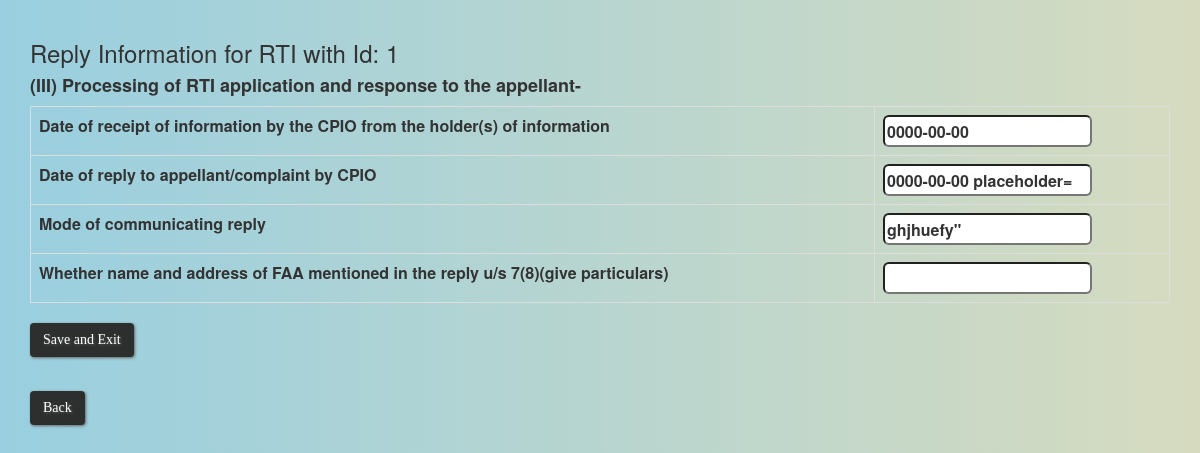
The app's page /reply_to_appelant.php?id=1 (signed in), older data.
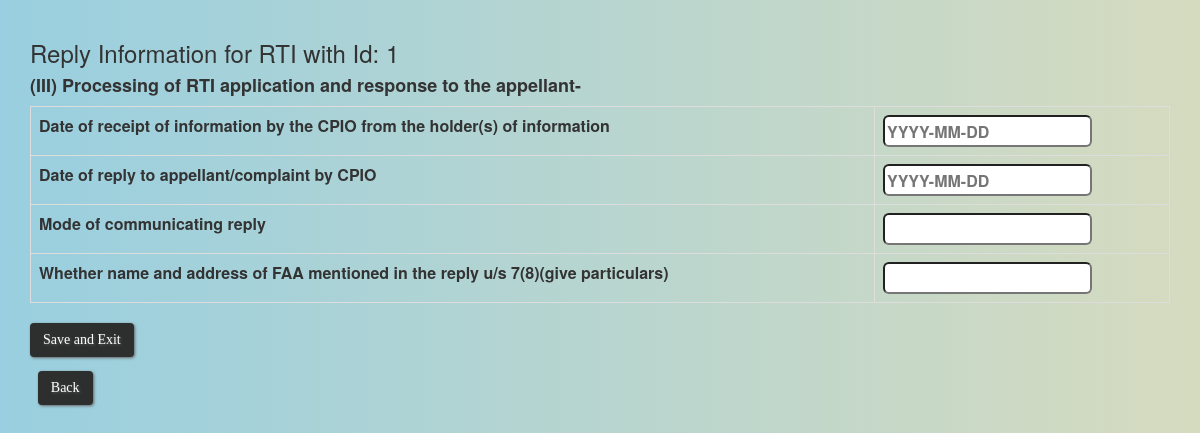
The same page, newer data.
### tables this page shows
CREATE TABLE `info_about_reply` (
  `id` int(11) NOT NULL,
  `holder_receipt_date` date NOT NULL,
  `reply_date` date NOT NULL,
  `reply_mode` varchar(20) NOT NULL,
  `reply_time` int(11) NOT NULL,
  `faa_info` varchar(50) NOT NULL
);

### reply_to_appelant.php (the view, shortened to what this page needs)
<html>
	<head>
		<link rel="stylesheet" href="css/background.css">
		<link rel="stylesheet" href="bootstrap/css/bootstrap.min.css">
	</head>
	<body>
		<div class="container">
<?php
	$Id = $_GET['id'];
	echo "<br><h3>Reply Information for RTI with Id: ".$Id."</h3>";
	include 'config_database.php';
	$query=" SELECT * FROM info_about_reply WHERE id=".$Id.";";
    $r= mysqli_query($con, $query);
    $res=mysqli_fetch_assoc($r);
    if($res)
    {
?>
<h4><strong>(III) Processing of RTI application and response to the appellant-</strong></h4>
	<form action ="reply&section4.php" method ="post">
		<table class="table table-bordered">
			<tr>
				<th>Date of receipt of information by the CPIO from the holder(s) of information</th>
				<th><input type="text" style="height:32px" name="holder_receipt_date" value=<?php echo $res['holder_receipt_date']; ?> placeholder="YYYY-MM-DD"></th>
			</tr>
			<tr>
				<th>Date of reply to appellant/complaint by CPIO</th>
				<th><input type="text" style="height:32px" name="reply_date" value="<?php echo $res['reply_date']; ?> placeholder="YYYY-MM-DD"></th></tr>
			<tr>
				<th>Mode of communicating reply </th>
				<th><input type="text" style="height:32px" name="reply_mode" value=<?php echo $res['reply_mode']; ?>"></th>
			</tr>
			<tr>
				<th>Whether name and address of FAA mentioned in the reply u/s 7(8)(give particulars)</th>
				<th><input type="text" style="height:32px" name="faa_info" value=<?php echo $res['faa_info']; ?> ></th>
			</tr>
		</table>
		<input type="submit" name="submitresponsenew" class=btn value="Save and Exit">
	</form>
<?php
	echo "<br><a class=btn href='ongoing_rti_option.php?id=".$Id."''>Back</a>" ;
	}
	else
	{
?>
<h4><strong>(III) Processing of RTI application and response to the appellant-</strong></h4>
	<form action ="reply&section4.php" method ="post">
		<table class="table table-bordered">
			<tr>
				<th>Date of receipt of information by the CPIO from the holder(s) of information</th>
				<th><input type="text" style="height:32px" name="holder_receipt_date" value="" placeholder="YYYY-MM-DD"></th>
			</tr>
			<tr>
				<th>Date of reply to appellant/complaint by CPIO</th>
				<th><input type="text" style="height:32px" name="reply_date" value="" placeholder="YYYY-MM-DD"></th></tr>
			<tr>
				<th>Mode of communicating reply </th>
				<th><input type="text" style="height:32px" name="reply_mode" maxlength="50"></th>
			</tr>
			<tr>
				<th>Whether name and address of FAA mentioned in the reply u/s 7(8)(give particulars)</th>
				<th><input type="text" style="height:32px" name="faa_info" value="" placeholder=""></th>
			</tr>
		</table>
		<input type="submit" name="submitresponse" class=btn value="Save and Exit">
	</form>
<?php
	echo "&nbsp&nbsp<a class='btn' href='ongoing_rti_option.php?id=".$Id."''>Back</a>" ;
	}
?>
</div>
</body>
</html>

### css/background.css (style rules this page uses)
body { background: #99cfe0; background: -moz-linear-gradient(left, #f9cfe0 0%, #d6dbbf 100%); background: -webkit-linear-gradient(left, #99cfe0 0%,#d6dbbf 100%); background: linear-gradient(to right, #99cfe0 0%,#d6dbbf 100%); }
.btn { background: #2d2e2e; background-image: -webkit-linear-gradient(top, #2d2e2e, #6b696b); background-image: -moz-linear-gradient(top, #2d2e2e, #6b696b); background-image: -ms-linear-gradient(top, #2d2e2e, #6b696b); background-image: -o-linear-gradient(top, #2d2e2e, #6b696b); background-image: linear-gradient(to bottom, #2d2e2e, #6b696b); -webkit-border-radius: 8; -moz-border-radius: 8; border-radius: 8px; text-shadow: 1px 1px 3px #616161; -webkit-box-shadow: 1px 1px 3px #666666; -moz-box-shadow: 1px 1px 3px #666666; box-shadow: 1px 1px 3px #666666; font-family: Georgia; color: #ffffff; font-size: 20px; padding: 10px 20px 10px 20px; text-decoration: none; cursor: pointer; }
input { border-radius: 6px; }

Row changes from the older to the newer data that the page shows:
removed info_about_reply: holder_receipt_date "0000-00-00", reply_date "0000-00-00 placeholder=", reply_mode "ghjhuefy\""
Text that changed along with them:
form field submitresponse: (not shown) → "Save and Exit"
form field submitresponsenew: "Save and Exit" → (not shown)
